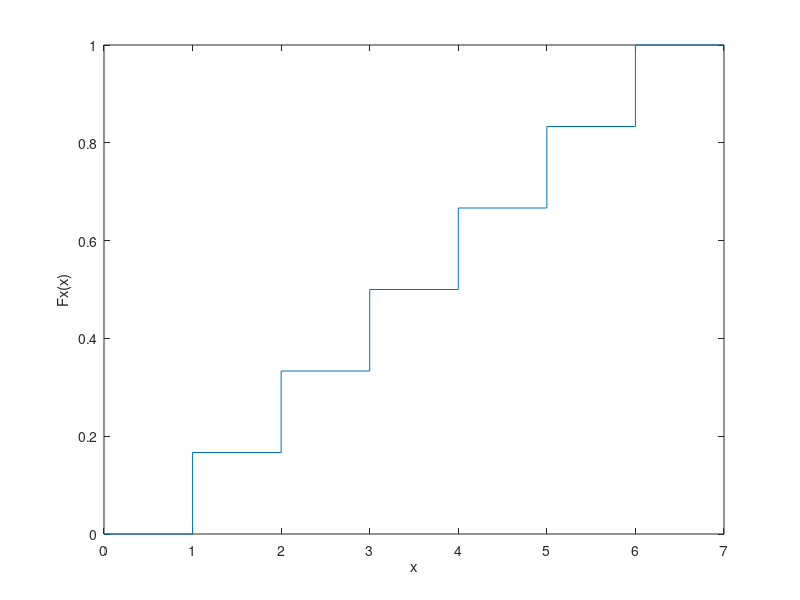

Write the MATLAB code that produced this figure.
clear all;

x = 0:7;
p = ones(1,6)/6;
% cumsum(A) returns the cumulative sum of A starting at the beginning of the first array dimension in A whose size does not equal 1.
b = [0 cumsum(p) 1];

stairs(x,b),xlabel('x'),ylabel('Fx(x)')